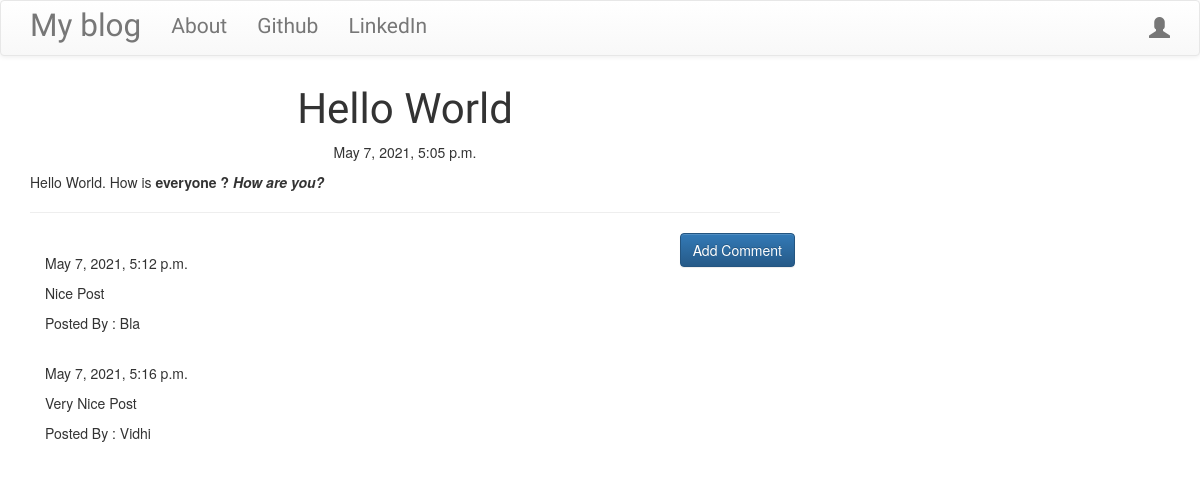
The app's page /post/2/ with its own data.
### basic_app/models.py (models this page shows, shortened)
class Post(models.Model):
    author = models.ForeignKey('auth.User',on_delete=models.DO_NOTHING)
    title = models.CharField(max_length=200)
    text = models.TextField()
    create_date = models.DateTimeField(default=timezone.now)
    published_date = models.DateTimeField(blank=True,null=True)

class Comment(models.Model):
    post = models.ForeignKey('basic_app.Post',related_name='comments',on_delete=models.DO_NOTHING)
    author = models.CharField(max_length=200)
    text = models.TextField()
    create_date = models.DateTimeField(default=timezone.now)
    approved_comment = models.BooleanField(default=False)

### basic_app/views.py (the view)
# urls.py: path('post/<int:pk>/',views.PostDetailView.as_view(),name='post_detail'),
class PostDetailView(DetailView):
    model = Post

### basic_app/templates/basic_app/post_detail.html (shortened to what this page needs)
{% extends 'basic_app/base.html' %}
{% block content %}
  <h1 class="posttitle loader">{{post.title}}</h1>
  {% if post.published_date %}
    <div class="date postdate">
      {{post.published_date}}
    </div>
  {% else %}
    <a class="btn btn-success" href="{% url 'publish_post' pk=post.pk %}">Publish</a>
  {% endif %}
  <p class="postcontent">{{post.text|safe|linebreaksbr}}</p>
  <hr>
  <a class="btn btn-primary btn-comment" href="{% url 'add_comment_to_post' pk=post.pk %}">Add Comment</a>
  <div class="container">
    {% for comment in post.comments.all %}
      <br>
      {% if user.is_authenticated or comment.approved_comment %}
        {{comment.create_date}}
        <p>{{comment.text|safe|linebreaksbr}}</p>
        <p>Posted By : {{comment.author}}</p>
      {% endif %}
      {% empty %}
      <p>No Comments!</p>
    {% endfor %}
  </div>
{% endblock %}

### basic_app/templates/basic_app/base.html (shortened to what this page needs)
<!DOCTYPE html>
{% load static %}
<html lang="en" dir="ltr">
  <head>
    <link rel="stylesheet" href="https://maxcdn.bootstrapcdn.com/bootstrap/3.3.7/css/bootstrap.min.css">
    <link rel="stylesheet" href="https://maxcdn.bootstrapcdn.com/bootstrap/3.3.7/css/bootstrap-theme.min.css">
    <link rel="stylesheet" href="//cdn.jsdelivr.net/npm/medium-editor@latest/dist/css/medium-editor.min.css" type="text/css" media="screen" charset="utf-8">
    <link rel="stylesheet" href="{% static 'css/blog.css' %}">
  </head>
  <body>
    <nav class="navbar navbar-default techfont custom_navbar">
      <div class="container">
        <ul class="nav navbar-nav">
          <li><a class="navbar-brand bigbrand" href="{% url 'post_list' %}">My blog</a></li>
          <li><a href="{% url 'about' %}">About</a></li>
          <li><a href="https://www.github.com/sambhavjai">Github</a></li>
          <li><a href="https://www.linkedin.com/in/sambhavjainnsit">LinkedIn</a></li>
        </ul>
        <ul class="nav navbar-nav navbar-right">
          {% if user.is_authenticated %}
            <li><a href="{% url 'post_create' %}">Create Post</a></li>
            <li><a href="{% url 'draft_list' %}">Drafts</a></li>
            <li><a href="{% url 'logout' %}">Logout</a></li>
            <li><a href="#">Welcome {{user.username}}</a></li>
          {% else %}
            <li><a href="{% url 'login' %}"><span class="glyphicon glyphicon-user"></span></a></li>
          {% endif %}
        </ul>
      </div>
    </nav>
    <div class="content container">
      <div class="row">
        <div class="col-md-8">
          <div class="blog_posts">
            {% block content %}
            {% endblock %}
          </div>
        </div>
      </div>
    </div>
  </body>
</html>

### basic_app/static/css/blog.css (style rules this page uses)
.techfont { font-family: 'Russo One',sans-serif; font-size: 1.5em; margin-bottom: 10px; }
.bigbrand { font-size: 1.5em; }
.postdate { text-align: center; }
.posttitle { font-family: 'Russo One',sans-serif; font-size: 3em; text-align: center; }
.postcontent { font-family: 'Montserrat'; font-size: 1.5em; }
.btn-comment { position:absolute; right: 0px; }
.loader { filter:hue-rotate(0deg); color:linear-gradient(45deg,#0f8,#08f); animation:hue 10000ms infinite linear; }

### records on screen
Post: title "Hello World", published_date "May 7, 2021, 5:05 p.m.", text "Hello World. How is everyone ? How are you?"
Comment: create_date "May 7, 2021, 5:12 p.m.", text "Nice Post", author "Bla"
Comment: create_date "May 7, 2021, 5:16 p.m.", text "Very Nice Post", author "Vidhi"
